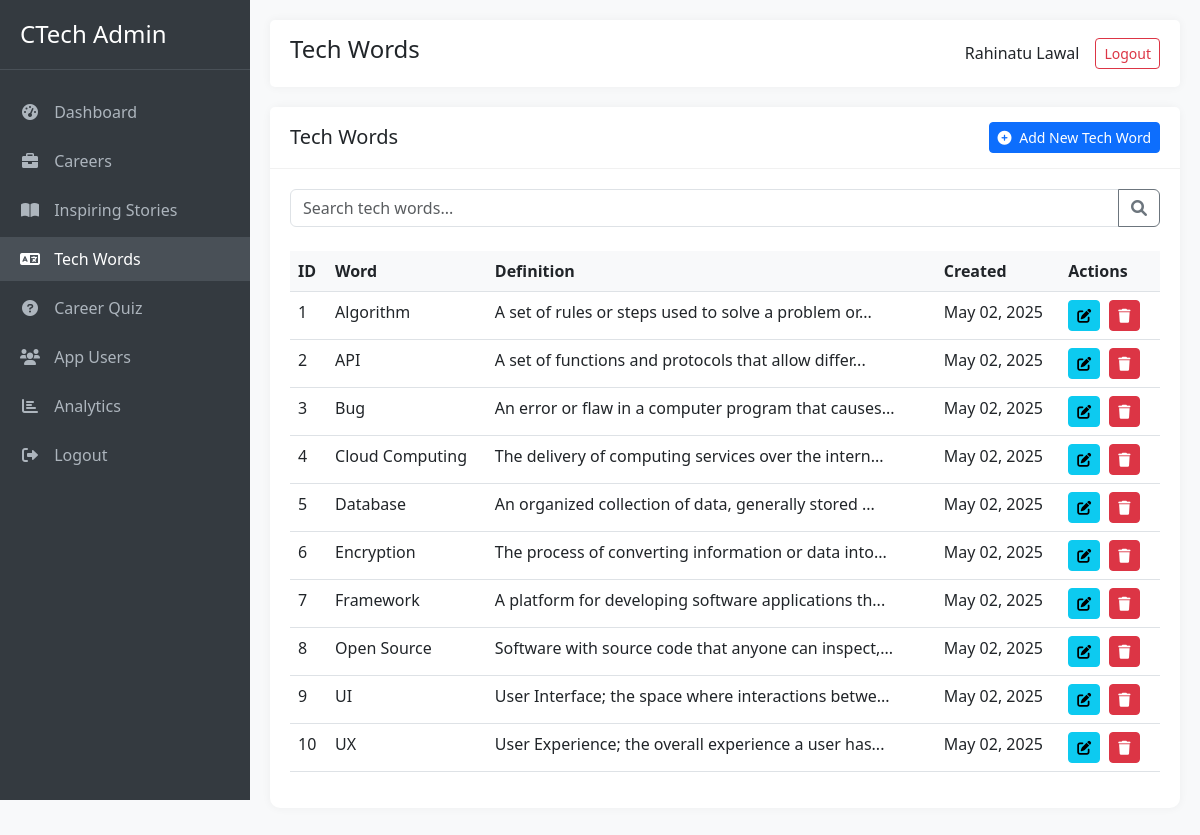
Screenshot of /admin_tech_words.php (signed in) with the database file from the repository.
### tables this page shows
CREATE TABLE tech_words (
    id INT AUTO_INCREMENT PRIMARY KEY,
    word VARCHAR(100) NOT NULL,
    definition TEXT NOT NULL,
    category VARCHAR(100) DEFAULT NULL,
    created_at TIMESTAMP DEFAULT CURRENT_TIMESTAMP
);

### admin_tech_words.php (the view, shortened to what this page needs)
<?php
require_once 'config.php';
$full_name = $_SESSION['full_name'];
$search = isset($_GET['search']) ? $_GET['search'] : '';
$tech_words = [];
$result = $conn->query("
    SELECT t.*, GROUP_CONCAT(c.title) as career_titles
    FROM tech_words t
    LEFT JOIN word_careers wc ON t.id = wc.word_id
    LEFT JOIN career_profiles c ON wc.career_id = c.id
    GROUP BY t.id
    ORDER BY t.word ASC
");
if ($result) {
    while ($row = $result->fetch_assoc()) {
        $tech_words[] = $row;
    }
}
?>
<!DOCTYPE html>
<html lang="en">
<head>
    <link href="https://cdn.jsdelivr.net/npm/bootstrap@5.3.0/dist/css/bootstrap.min.css" rel="stylesheet">
    <link href="https://cdnjs.cloudflare.com/ajax/libs/font-awesome/6.0.0/css/all.min.css" rel="stylesheet">
</head>
<body>
    <div class="sidebar">
        <div class="sidebar-header">
            <h3>CTech Admin</h3>
        </div>
        <div class="sidebar-menu">
            <ul>
                <li><a href="index.php"><i class="fas fa-tachometer-alt"></i> Dashboard</a></li>
                <li><a href="admin_careers.php"><i class="fas fa-briefcase"></i> Careers</a></li>
                <li><a href="stories.php"><i class="fas fa-book-open"></i> Inspiring Stories</a></li>
                <li><a href="admin_tech_words.php" class="active"><i class="fas fa-language"></i> Tech Words</a></li>
                <li><a href="quiz.php"><i class="fas fa-question-circle"></i> Career Quiz</a></li>
                <li><a href="app_users.php"><i class="fas fa-users"></i> App Users</a></li>
                <li><a href="analytics.php"><i class="fas fa-chart-bar"></i> Analytics</a></li>
                <li><a href="logout.php"><i class="fas fa-sign-out-alt"></i> Logout</a></li>
            </ul>
        </div>
    </div>
    <div class="main-content">
        <div class="top-bar">
            <h4>Tech Words</h4>
            <div class="user-info">
                <span class="me-3"><?php echo htmlspecialchars($full_name); ?></span>
                <a href="logout.php" class="btn btn-sm btn-outline-danger">Logout</a>
            </div>
        </div>
        <div class="row">
            <div class="col-md-12">
                <div class="card">
                    <div class="card-header d-flex justify-content-between align-items-center">
                        <h5 class="mb-0">Tech Words</h5>
                        <button type="button" class="btn btn-primary btn-sm" data-bs-toggle="modal" data-bs-target="#addWordModal">
                            <i class="fas fa-plus-circle me-1"></i> Add New Tech Word
                        </button>
                    </div>
                    <div class="card-body">
                        <form action="" method="GET" class="mb-4">
                            <div class="input-group">
                                <input type="text" class="form-control" name="search" placeholder="Search tech words..." value="<?php echo htmlspecialchars($search); ?>">
                                <button class="btn btn-outline-secondary" type="submit"><i class="fas fa-search"></i></button>
                            </div>
                        </form>
                        <div class="table-responsive">
                            <table class="table table-hover">
                                <thead>
                                    <tr>
                                        <th>ID</th>
                                        <th>Word</th>
                                        <th>Definition</th>
                                        <th>Created</th>
                                        <th>Actions</th>
                                    </tr>
                                </thead>
                                <tbody>
                                    <?php if (empty($tech_words)): ?>
                                        <tr>
                                            <td colspan="5" class="text-center">No tech words found.</td>
                                        </tr>
                                    <?php else: ?>
                                        <?php foreach ($tech_words as $word): ?>
                                            <tr>
                                                <td><?php echo $word['id']; ?></td>
                                                <td><?php echo htmlspecialchars($word['word']); ?></td>
                                                <td><?php echo htmlspecialchars(substr($word['definition'], 0, 50)) . (strlen($word['definition']) > 50 ? '...' : ''); ?></td>
                                                <td><?php echo date('M d, Y', strtotime($word['created_at'])); ?></td>
                                                <td class="action-buttons">
                                                    <button type="button" class="btn btn-sm btn-info" data-bs-toggle="modal" data-bs-target="#editWordModal<?php echo $word['id']; ?>">
                                                        <i class="fas fa-edit"></i>
                                                    </button>
                                                    <button type="button" class="btn btn-sm btn-danger" data-bs-toggle="modal" data-bs-target="#deleteWordModal<?php echo $word['id']; ?>">
                                                        <i class="fas fa-trash"></i>
                                                    </button>
                                                </td>
                                            </tr>
                                        <?php endforeach; ?>
                                    <?php endif; ?>
                                </tbody>
                            </table>
                        </div>
                    </div>
                </div>
            </div>
        </div>
    </div>
</body>
</html>

### admin_tech_words.php (style rules this page uses)
:root { --sidebar-width: 250px; }
body { font-family: 'Segoe UI', Tahoma, Geneva, Verdana, sans-serif; background-color: #f8f9fa; }
.sidebar { position: fixed; top: 0; left: 0; height: 100vh; width: var(--sidebar-width); background-color: #343a40; color: #fff; padding-top: 20px; z-index: 1000; transition: all 0.3s; }
.sidebar-header { padding: 0 20px 20px; border-bottom: 1px solid #495057; }
.sidebar-header h3 { color: #fff; font-size: 1.5rem; margin: 0; }
.sidebar-menu { padding: 20px 0; }
.sidebar-menu ul { list-style: none; padding: 0; margin: 0; }
.sidebar-menu li { margin-bottom: 5px; }
.sidebar-menu a { display: block; padding: 10px 20px; color: #adb5bd; text-decoration: none; transition: all 0.3s; }
.sidebar-menu a:hover, .sidebar-menu a.active { color: #fff; background-color: #495057; }
.sidebar-menu i { margin-right: 10px; width: 20px; text-align: center; }
.main-content { margin-left: var(--sidebar-width); padding: 20px; transition: all 0.3s; }
.top-bar { background-color: #fff; padding: 15px 20px; margin-bottom: 20px; border-radius: 5px; box-shadow: 0 0 10px rgba(0, 0, 0, 0.05); display: flex; justify-content: space-between; align-items: center; }
.user-info { display: flex; align-items: center; }
.card { border: none; border-radius: 10px; box-shadow: 0 0 10px rgba(0, 0, 0, 0.05); margin-bottom: 20px; }
.card-header { background-color: #fff; border-bottom: 1px solid #f1f1f1; padding: 15px 20px; font-weight: 600; }
.card-body { padding: 20px; }
.table th { font-weight: 600; background-color: #f8f9fa; }
.action-buttons .btn { margin-right: 5px; }

### rows the page displays
tech_words: id "1", word "Algorithm", definition "A set of rules or steps used to solve a problem or", created_at "May 02, 2025"
tech_words: id "2", word "API", definition "A set of functions and protocols that allow differ", created_at "May 02, 2025"
tech_words: id "3", word "Bug", definition "An error or flaw in a computer program that causes", created_at "May 02, 2025"
tech_words: id "4", word "Cloud Computing", definition "The delivery of computing services over the intern", created_at "May 02, 2025"
tech_words: id "5", word "Database", definition "An organized collection of data, generally stored", created_at "May 02, 2025"
tech_words: id "6", word "Encryption", definition "The process of converting information or data into", created_at "May 02, 2025"
tech_words: id "7", word "Framework", definition "A platform for developing software applications th", created_at "May 02, 2025"
tech_words: id "8", word "Open Source", definition "Software with source code that anyone can inspect,", created_at "May 02, 2025"
tech_words: id "9", word "UI", definition "User Interface; the space where interactions betwe", created_at "May 02, 2025"
tech_words: id "10", word "UX", definition "User Experience; the overall experience a user has", created_at "May 02, 2025"

### other values shown
$full_name "Rahinatu Lawal"
